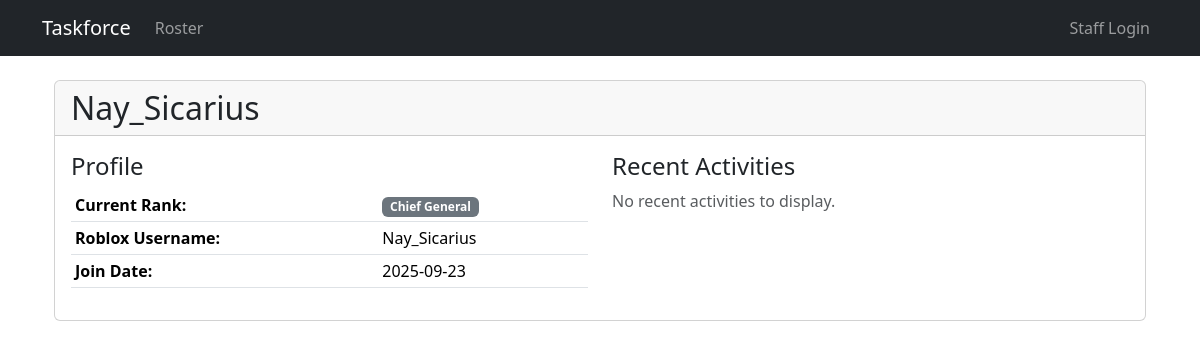
The app's page /public/member/100, older data.
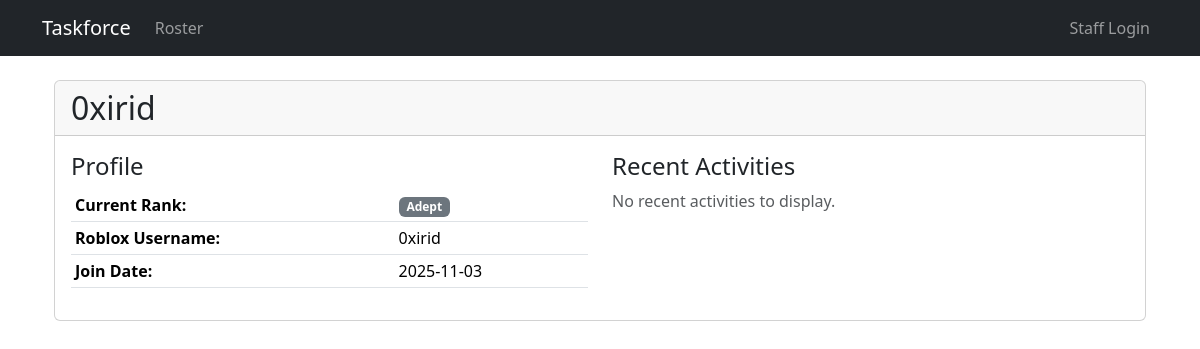
The same page, newer data.
### database/models.py (models this page shows, shortened)
class Member(db.Model):
    __tablename__ = 'members'
    id = db.Column(db.Integer, primary_key=True)
    discord_username = db.Column(db.String(100), nullable=False, unique=True)
    discord_id = db.Column(db.String(50), nullable=True, unique=True)
    roblox_username = db.Column(db.String(100), nullable=True)
    roblox_id = db.Column(db.String(50), nullable=True)
    current_rank = db.Column(db.String(100), nullable=False, default='Aspirant')
    join_date = db.Column(db.DateTime, nullable=False, default=datetime.utcnow)
    last_updated = db.Column(db.DateTime, nullable=False, default=datetime.utcnow)
    is_active = db.Column(db.Boolean, default=True)
    activities = db.relationship('ActivityLog', backref='member', lazy=True, cascade='all, delete-orphan')
    promotions = db.relationship('PromotionLog', backref='member', lazy=True, cascade='all, delete-orphan')

### app.py (the view)
@app.route('/public/member/<int:member_id>')
def public_member(member_id):
    member = Member.query.get_or_404(member_id)
    recent_activities = ActivityEntry.query.filter_by(member_id=member_id).order_by(ActivityEntry.activity_date.desc()).limit(5).all()
    return render_template('public_member.html',
                           member=member,
                           recent_activities=recent_activities)

### utils/auth.py (called while the page is built)
def is_staff():
    return bool(session.get('is_staff', False))

### templates/public_member.html (shortened to what this page needs)
{% extends "base.html" %}
{% block content %}
<div class="container mt-4">
    <div class="card">
        <div class="card-header">
            <h2 class="mb-0">{{ member.discord_username }}</h2>
        </div>
        <div class="card-body">
            <div class="row">
                <div class="col-md-6">
                    <h4>Profile</h4>
                    <table class="table table-sm">
                        <tr>
                            <th>Current Rank:</th>
                            <td><span class="badge bg-secondary">{{ member.current_rank }}</span></td>
                        </tr>
                        {% if member.roblox_username %}
                        <tr>
                            <th>Roblox Username:</th>
                            <td>{{ member.roblox_username }}</td>
                        </tr>
                        {% endif %}
                        <tr>
                            <th>Join Date:</th>
                            <td>{{ member.join_date.strftime('%Y-%m-%d') if member.join_date else 'N/A' }}</td>
                        </tr>
                    </table>
                </div>
                <div class="col-md-6">
                    <h4>Recent Activities</h4>
                    {% if recent_activities %}
                        <div class="list-group">
                        {% for activity in recent_activities %}
                            <div class="list-group-item">
                                <div class="d-flex justify-content-between align-items-center">
                                    <span>{{ activity.activity_date.strftime('%Y-%m-%d') }}</span>
                                    <span class="badge bg-primary">{{ activity.activity_type }}</span>
                                </div>
                            </div>
                        {% endfor %}
                        </div>
                    {% else %}
                        <p class="text-muted">No recent activities to display.</p>
                    {% endif %}
                </div>
            </div>
        </div>
    </div>
</div>
{% endblock %}

### templates/base.html (shortened to what this page needs)
<!doctype html>
<html lang="en">
<head>
  <link href="https://cdn.jsdelivr.net/npm/bootstrap@5.3.2/dist/css/bootstrap.min.css" rel="stylesheet">
</head>
<body>
<nav class="navbar navbar-expand-lg navbar-dark bg-dark">
  <div class="container">
    <a class="navbar-brand" href="{{ url_for('public_roster') }}">Taskforce</a>
    <div class="collapse navbar-collapse">
      <ul class="navbar-nav me-auto">
        <li class="nav-item"><a class="nav-link" href="{{ url_for('public_roster') }}">Roster</a></li>
      </ul>
      <ul class="navbar-nav">
        {% if is_staff %}
          <li class="nav-item"><a class="nav-link" href="{{ url_for('staff_logout') }}">Logout</a></li>
        {% else %}
          <li class="nav-item"><a class="nav-link" href="{{ url_for('staff_login') }}">Staff Login</a></li>
        {% endif %}
      </ul>
    </div>
  </div>
</nav>
<div class="container my-4">
  {% block content %}{% endblock %}
</div>
</body>
</html>

Row changes from the older to the newer data that the page shows:
changed Member: discord_username "Nay_Sicarius" → "0xirid"; current_rank "Chief General" → "Adept"; roblox_username "Nay_Sicarius" → "0xirid"; join_date "2025-09-23" → "2025-11-03"
